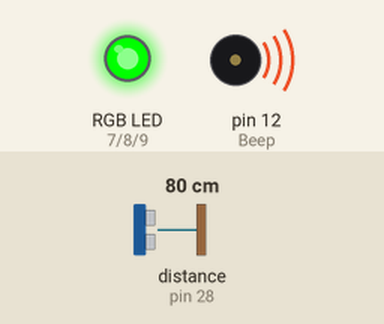
Simulated run of this sketch. Board: Arduino Mega 2560, built with avr-gcc and run on an emulated ATmega2560. On the bench: an RGB LED mixed from three pins (HIGH = lit), buzzer (waves = sounding, pin HIGH). Wiring (inferred from the names in the program): ultrasonic range finder: trigger pin 26; echo pin 28. The inputs (shaded band) are chosen by the test bench; at power-on: distance to the obstacle (sensor on pin 28) 80 cm. The echo pulse lasts 58.3 µs per cm; the ROS host is connected and sends only what is stated; pins used as bus, display or sensor lines are not drawn.

Above: at 1.2 s.
1.3 s: distance to the obstacle (sensor on pin 28) set to 6 cm
2.8 s: distance to the obstacle (sensor on pin 28) set to 3 cm
At 4.1 s:
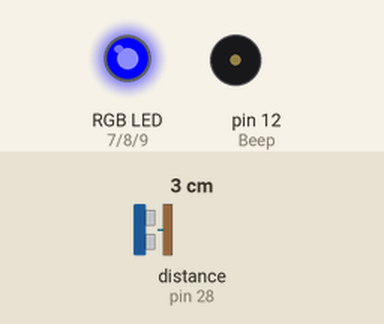
5.8 s: distance to the obstacle (sensor on pin 28) set to 9 cm
At 7.3 s:
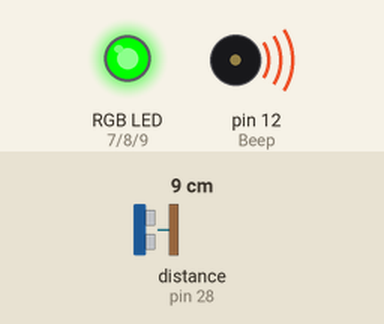
8.4 s: distance to the obstacle (sensor on pin 28) set to 2 cm
At 9.0 s:
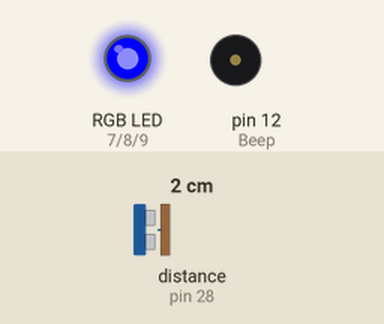
Timing chart, 0 to 12.0 s (numbered marks = the images above; inputs shaded):
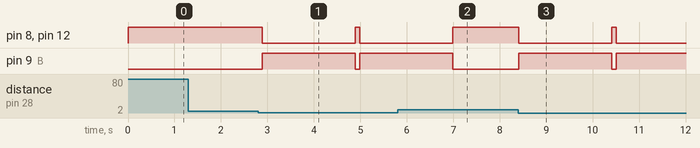

Measured:
- the behaviour switches between 5 and 4 cm on distance to the obstacle (sensor on pin 28) (found by bisection; images 0 and 1)
- after the input at 1.3 s, every drawn part: stays the same
- after the input at 2.8 s, pin 8 (G), pin 12 (Beep): HIGH → LOW after 0.09 s, → HIGH 2.0 s later, → LOW 0.10 s later; pin 9 (B): LOW → HIGH after 0.09 s, → LOW 2.0 s later, → HIGH 0.10 s later
- after the input at 5.8 s, pin 8 (G), pin 12 (Beep): goes on until 7.0 s, then stays HIGH; pin 9 (B): goes on until 7.0 s, then stays LOW
- after the input at 8.4 s, pin 8 (G), pin 12 (Beep): HIGH → LOW at once, → HIGH 2.0 s later, → LOW 0.10 s later; pin 9 (B): LOW → HIGH at once, → LOW 2.0 s later, → HIGH 0.10 s later

The sketch:

Arduino_node.ino
```cpp
#define USB_CON
#include <ros.h>
#include <std_msgs/Char.h>
#include <std_msgs/String.h>


//四路红外模块,当测到障碍物对应口输出0,没有障碍物时为1；可通过调节电位计改变对应通道的测距范围，
//由此，调节1、2路电位计使其正常工作时输出0，遇到台阶时输出1；调节3、4路电位计使其正常工作时输出1，遇到障碍物时输出0
int D01 = 3;
int D02 = 4;    //防跌
int D03 = 5;
int D04 = 6;    //壁障
//RGB模块，对应接口为高电平时亮
int R = 7;
int G = 8;
int B = 9;
//蜂鸣器模块,接口为低电平时响
int Beep = 12;
//超声波传感器
int Trig = 26;
int echo = 28;
long duration, cm;

ros::NodeHandle n_;
std_msgs::Char msg;
std_msgs::String str;
char a[5] = "stop";
bool flag=false;
ros::Publisher pub_vel("cmd_char",&msg);
ros::Publisher pub_str("str",&str);
char c=' ';

void warn();

void setup() {
  n_.initNode();
  n_.advertise(pub_vel);
  n_.advertise(pub_str);
  Serial.begin(57600);  //communication with the host computer
//  Bluetooth Pins
//  BT VCC to Arduino 5V out. Disconnect before running the sketch
//  BT GND to Arduino GND
//  BT RX to Arduino TX1 (pin 18)
//  BT TX  to Arduino RX1   (pin 19)
  Serial1.begin(9600);  // communication with the BT module on serial1
  str.data = a;
  pinMode(D01, INPUT);
  pinMode(D02,INPUT);
  pinMode(D03,INPUT);
  pinMode(D04,INPUT);
  pinMode(Beep,OUTPUT);
  digitalWrite(Beep,1);
  pinMode(R,OUTPUT);
  pinMode(G,OUTPUT);
  pinMode(B,OUTPUT);
  pinMode(Trig,OUTPUT);
  pinMode(echo,INPUT);
  digitalWrite(R,0);
  digitalWrite(G,1);
  digitalWrite(B,0);
}

void loop() {
 //读取蓝牙数据
  if ( Serial1.available() )
    {
         c = Serial1.read();
    //   Serial.write( c );
    }

   if (c=='w' || c=='s' || c=='a' || c=='d' || c=='x')
     {msg.data = c;
       flag=true;
     }
   if (flag==true)
      { pub_vel.publish(&msg);
          flag=false;
      }


    digitalWrite(Trig, LOW);
  delayMicroseconds(2);
  digitalWrite(Trig, HIGH);
  delayMicroseconds(10);
  digitalWrite(Trig, LOW);
  // The echo pin is used to read the signal from the PING))): a HIGH
  // pulse whose duration is the time (in microseconds) from the sending
  // of the ping to the reception of its echo off of an object.
  duration = pulseIn(echo, HIGH);
  // convert the time into a distance
  cm = microsecondsToCentimeters(duration);

  //Serial.print("u");
  //Serial.print("\t");
 // Serial.print(cm);
  //Serial.print("\n");

    if (cm < 5)
      {  warn();
       pub_str.publish(&str); }
    n_.spinOnce();
    delay(100);

}

void warn() {
  digitalWrite(G,0);
  digitalWrite(B,1);
  digitalWrite(Beep,0);
  delay(2000);
  digitalWrite(G,1);
  digitalWrite(B,0);
  digitalWrite(Beep,1);
}

long microsecondsToCentimeters(long microseconds)
{
// The speed of sound is 340 m/s or 29 microseconds per centimeter.
// The ping travels out and back, so to find the distance of the
// object we take half of the distance travelled.
return microseconds / 29 / 2;
}
```
